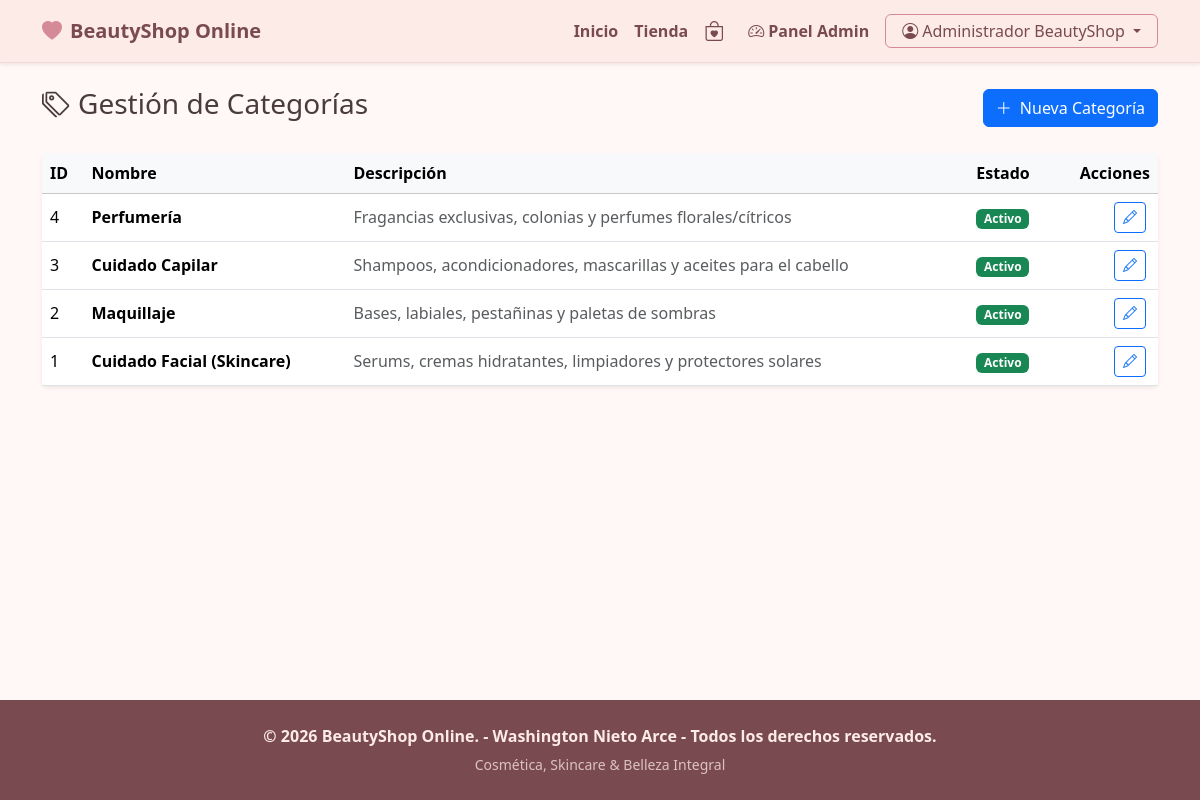
Screenshot of /admin/categorias (signed in) with the database file from the repository.
### tables this page shows
CREATE TABLE `categorias` (
  `id_categoria` int(11) NOT NULL,
  `nombre` varchar(100) NOT NULL,
  `descripcion` text DEFAULT NULL,
  `estado` enum('activo','inactivo') DEFAULT 'activo',
  `fecha_creacion` datetime DEFAULT current_timestamp()
);

### app/controllers/AdminController.php (called while the page is built, shortened)
<?php
class AdminController extends Controller {
    private $categoriaModel;
    public function __construct() {
        $this->categoriaModel = $this->model('CategoriaModel');
    }
    public function categorias(): void {
        $categorias = $this->categoriaModel->obtenerTodas();
        $this->view('admin/categorias/index', ['categorias' => $categorias]);
    }
}

### app/core/Router.php (called while the page is built, shortened)
<?php
class Router {
    protected string $method = 'index';
    public function __construct() {
        $url = $this->parseUrl();
        if (isset($url[0]) && !empty($url[0])) {
            $controllerName = ucfirst($url[0]) . 'Controller';
            $file = __DIR__ . '/../controllers/' . $controllerName . '.php';
            if (file_exists($file)) {
                unset($url[0]);
            }
        }
        $this->controller = new $this->controllerName();
        if (isset($url[1]) && !empty($url[1])) {
            if (method_exists($this->controller, $url[1])) {
                $this->method = $url[1];
                unset($url[1]);
            }
        }
        $this->params = $url ? array_values($url) : [];
        call_user_func_array([$this->controller, $this->method], $this->params);
    }
    private function parseUrl(): array {
        if (isset($_GET['url'])) {
            $url = rtrim($_GET['url'], '/');
            $url = filter_var($url, FILTER_SANITIZE_URL);
            return explode('/', $url);
        }
        return [];
    }
}

### index.php (called while the page is built, shortened)
<?php
require_once __DIR__ . '/app/core/Controller.php';
require_once __DIR__ . '/app/core/Model.php';
require_once __DIR__ . '/app/core/Router.php';
$app = new Router();

### config/database.php (called while the page is built)
<?php
class Database {
    private static string $host = 'localhost';
    private static string $db_name = 'beautyshop_db';
    private static string $username = 'root';
    private static string $password = '';
    private static ?PDO $conn = null;
    public static function getConnection(): ?PDO {
        if (self::$conn === null) {
            try {
                $dsn = "mysql:host=" . self::$host . ";dbname=" . self::$db_name . ";charset=utf8mb4";
                $options = [
                    PDO::ATTR_ERRMODE => PDO::ERRMODE_EXCEPTION,
                    PDO::ATTR_DEFAULT_FETCH_MODE => PDO::FETCH_ASSOC,
                    PDO::ATTR_EMULATE_PREPARES => false,
                ];
                self::$conn = new PDO($dsn, self::$username, self::$password, $options);
            } catch (PDOException $e) {
                die("Error de Conexión a la Base de Datos: " . $e->getMessage());
            }
        }
        return self::$conn;
    }
}

### app/core/Model.php (called while the page is built, shortened)
<?php
require_once __DIR__ . '/../../config/database.php';
abstract class Model {
    public function __construct() {
        $this->db = Database::getConnection();
    }
}

### app/models/CategoriaModel.php (called while the page is built, shortened)
<?php
class CategoriaModel extends Model {
    public function obtenerTodas(): array {
        $sql = "SELECT * FROM categorias ORDER BY id_categoria DESC";
        $stmt = $this->db->prepare($sql);
        $stmt->execute();
        return $stmt->fetchAll();
    }
}

### app/views/admin/categorias/index.php (the view, shortened to what this page needs)
<div class="d-flex justify-content-between align-items-center mb-4">
    <h3><i class="bi bi-tags me-2"></i>Gestión de Categorías</h3>
    <button class="btn btn-primary" data-bs-toggle="modal" data-bs-target="#modalCategoria" onclick="limpiarForm()">
        <i class="bi bi-plus-lg me-1"></i> Nueva Categoría
    </button>
</div>
<div class="card border-0 shadow-sm">
    <div class="card-body p-0">
        <div class="table-responsive">
            <table class="table table-hover align-middle mb-0">
                <thead class="table-light">
                    <tr>
                        <th>ID</th>
                        <th>Nombre</th>
                        <th>Descripción</th>
                        <th>Estado</th>
                        <th class="text-end">Acciones</th>
                    </tr>
                </thead>
                <tbody>
                    <?php foreach ($categorias as $cat): ?>
                    <tr>
                        <td><?= $cat['id_categoria']; ?></td>
                        <td class="fw-bold"><?= $cat['nombre']; ?></td>
                        <td class="text-muted"><?= $cat['descripcion']; ?></td>
                        <td>
                            <span class="badge bg-<?= $cat['estado'] === 'activo' ? 'success' : 'secondary'; ?>">
                                <?= ucfirst($cat['estado']); ?>
                            </span>
                        </td>
                        <td class="text-end">
                            <button class="btn btn-sm btn-outline-primary me-1"
                                    onclick='editarCat(<?= json_encode($cat); ?>)'
                                    data-bs-toggle="modal" data-bs-target="#modalCategoria">
                                <i class="bi bi-pencil"></i>
                            </button>
                        </td>
                    </tr>
                    <?php endforeach; ?>
                </tbody>
            </table>
        </div>
    </div>
</div>

### public/css/style.css (style rules this page uses)
:root { --bs-beauty-primary: #d48b97; --bs-beauty-secondary: #fcebe6; --bs-beauty-dark: #7a4a51; --bs-beauty-accent: #c47281; --bs-beauty-gold: #d4a373; --bs-beauty-bg-light: #fff8f6; }
body { background-color: var(--bs-beauty-bg-light); color: #4a3b3d; font-family: 'Segoe UI', Tahoma, Geneva, Verdana, sans-serif; }

### rows the page displays
categorias: id_categoria "4", nombre "Perfumería", descripcion "Fragancias exclusivas, colonias y perfumes florales/cítricos", estado "Activo"
categorias: id_categoria "3", nombre "Cuidado Capilar", descripcion "Shampoos, acondicionadores, mascarillas y aceites para el cabello", estado "Activo"
categorias: id_categoria "2", nombre "Maquillaje", descripcion "Bases, labiales, pestañinas y paletas de sombras", estado "Activo"
categorias: id_categoria "1", nombre "Cuidado Facial (Skincare)", descripcion "Serums, cremas hidratantes, limpiadores y protectores solares", estado "Activo"

### other values shown
APP_NAME "BeautyShop Online"
$_SESSION['user_name'] "Administrador BeautyShop"
